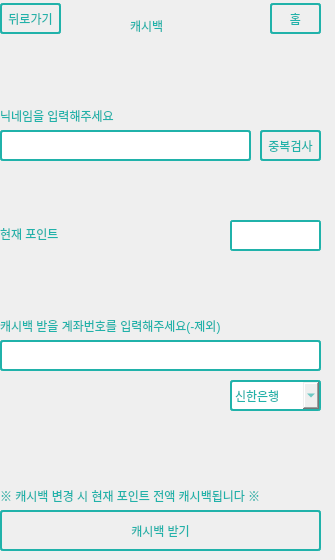
   <widget class="QWidget" name="cashdack_page">
    <widget class="QLabel" name="label_13">
     <property name="geometry">
      <rect>
       <x>130</x>
       <y>10</y>
       <width>61</width>
       <height>31</height>
      </rect>
     </property>
     <property name="styleSheet">
      <string notr="true">font: 700 12pt &quot;맑은 고딕&quot;;
color: rgb(32, 178, 170);</string>
     </property>
     <property name="text">
      <string>캐시백</string>
     </property>
    </widget>
    <widget class="QPushButton" name="home_btn_5">
     <property name="geometry">
      <rect>
       <x>270</x>
       <y>3</y>
       <width>51</width>
       <height>31</height>
      </rect>
     </property>
     <property name="cursor">
      <cursorShape>PointingHandCursor</cursorShape>
     </property>
     <property name="styleSheet">
      <string notr="true">font: 700 9pt &quot;맑은 고딕&quot;;
color: rgb(32, 178, 170);
border-style: solid;
border-width: 2px;
border-color: #20B2AA;
border-radius: 3px;</string>
     </property>
     <property name="text">
      <string>홈</string>
     </property>
    </widget>
    <widget class="QPushButton" name="back_btn_5">
     <property name="geometry">
      <rect>
       <x>0</x>
       <y>3</y>
       <width>61</width>
       <height>31</height>
      </rect>
     </property>
     <property name="cursor">
      <cursorShape>PointingHandCursor</cursorShape>
     </property>
     <property name="styleSheet">
      <string notr="true">font: 700 9pt &quot;맑은 고딕&quot;;
color: rgb(32, 178, 170);
border-style: solid;
border-width: 2px;
border-color: #20B2AA;
border-radius: 3px;</string>
     </property>
     <property name="text">
      <string>뒤로가기</string>
     </property>
    </widget>
    <widget class="QLineEdit" name="cashdack_lineEditN">
     <property name="geometry">
      <rect>
       <x>0</x>
       <y>130</y>
       <width>251</width>
       <height>31</height>
      </rect>
     </property>
     <property name="styleSheet">
      <string notr="true">border-style: solid;
border-width: 2px;
border-color: #20B2AA;
border-radius: 3px;</string>
     </property>
    </widget>
    <widget class="QLabel" name="label_17">
     <property name="geometry">
      <rect>
       <x>0</x>
       <y>100</y>
       <width>131</width>
       <height>31</height>
      </rect>
     </property>
     <property name="styleSheet">
      <string notr="true">font: 700 9pt &quot;맑은 고딕&quot;;
color: rgb(32, 178, 170);
</string>
     </property>
     <property name="text">
      <string>닉네임을 입력해주세요</string>
     </property>
    </widget>
    <widget class="QPushButton" name="cashdack__btnN">
     <property name="geometry">
      <rect>
       <x>260</x>
       <y>130</y>
       <width>61</width>
       <height>31</height>
      </rect>
     </property>
     <property name="cursor">
      <cursorShape>PointingHandCursor</cursorShape>
     </property>
     <property name="styleSheet">
      <string notr="true">font: 700 9pt &quot;맑은 고딕&quot;;
color: rgb(32, 178, 170);
border-style: solid;
border-width: 2px;
border-color: #20B2AA;
border-radius: 3px;</string>
     </property>
     <property name="text">
      <string>중복검사</string>
     </property>
    </widget>
    <widget class="QLabel" name="label_11">
     <property name="geometry">
      <rect>
       <x>0</x>
       <y>226</y>
       <width>81</width>
       <height>16</height>
      </rect>
     </property>
     <property name="styleSheet">
      <string notr="true">font: 700 9pt &quot;맑은 고딕&quot;;
color: rgb(32, 178, 170);
</string>
     </property>
     <property name="text">
      <string>현재 포인트</string>
     </property>
    </widget>
    <widget class="QTextEdit" name="cashdack_point">
     <property name="geometry">
      <rect>
       <x>230</x>
       <y>220</y>
       <width>91</width>
       <height>31</height>
      </rect>
     </property>
     <property name="styleSheet">
      <string notr="true">font: 700 9pt &quot;맑은 고딕&quot;;
color: rgb(32, 178, 170);
border-style: solid;
border-width: 2px;
border-color: #20B2AA;
border-radius: 3px;</string>
     </property>
     <property name="readOnly">
      <bool>true</bool>
     </property>
    </widget>
    <widget class="QLabel" name="label_18">
     <property name="geometry">
      <rect>
       <x>0</x>
       <y>480</y>
       <width>326</width>
       <height>31</height>
      </rect>
     </property>
     <property name="styleSheet">
      <string notr="true">font: 700 9pt &quot;맑은 고딕&quot;;
color: rgb(32, 178, 170);
</string>
     </property>
     <property name="text">
      <string>※ 캐시백 변경 시 현재 포인트 전액 캐시백됩니다 ※</string>
     </property>
    </widget>
    <widget class="QLineEdit" name="cashdack_lineEditB">
     <property name="geometry">
      <rect>
       <x>0</x>
       <y>340</y>
       <width>321</width>
       <height>31</height>
      </rect>
     </property>
     <property name="styleSheet">
      <string notr="true">border-style: solid;
border-width: 2px;
border-color: #20B2AA;
border-radius: 3px;</string>
     </property>
    </widget>
    <widget class="QLabel" name="label_19">
     <property name="geometry">
      <rect>
       <x>0</x>
       <y>310</y>
       <width>251</width>
       <height>31</height>
      </rect>
     </property>
     <property name="styleSheet">
      <string notr="true">font: 700 9pt &quot;맑은 고딕&quot;;
color: rgb(32, 178, 170);
</string>
     </property>
     <property name="text">
      <string>캐시백 받을 계좌번호를 입력해주세요(-제외)</string>
     </property>
    </widget>
    <widget class="QPushButton" name="cashdack_btn">
     <property name="geometry">
      <rect>
       <x>0</x>
       <y>510</y>
       <width>321</width>
       <height>41</height>
      </rect>
     </property>
     <property name="cursor">
      <cursorShape>PointingHandCursor</cursorShape>
     </property>
     <property name="styleSheet">
      <string notr="true">font: 700 9pt &quot;맑은 고딕&quot;;
color: rgb(32, 178, 170);
border-style: solid;
border-width: 2px;
border-color: #20B2AA;
border-radius: 3px;</string>
     </property>
     <property name="text">
      <string>캐시백 받기</string>
     </property>
    </widget>
    <widget class="QComboBox" name="comboBox">
     <property name="geometry">
      <rect>
       <x>230</x>
       <y>380</y>
       <width>91</width>
       <height>31</height>
      </rect>
     </property>
     <property name="cursor">
      <cursorShape>PointingHandCursor</cursorShape>
     </property>
     <property name="styleSheet">
      <string notr="true">font: 700 9pt &quot;맑은 고딕&quot;;
color: rgb(32, 178, 170);
border-style: solid;
border-width: 2px;
border-color: #20B2AA;
border-radius: 3px;</string>
     </property>
     <item>
      <property name="text">
       <string>신한은행</string>
      </property>
     </item>
     <item>
      <property name="text">
       <string>KB국민은행</string>
      </property>
     </item>
     <item>
      <property name="text">
       <string>하나은행</string>
      </property>
     </item>
     <item>
      <property name="text">
       <string>우리은행</string>
      </property>
     </item>
     <item>
      <property name="text">
       <string>NB농협은행</string>
      </property>
     </item>
     <item>
      <property name="text">
       <string>광주은행</string>
      </property>
     </item>
     <item>
      <property name="text">
       <string>대구은행</string>
      </property>
     </item>
     <item>
      <property name="text">
       <string>경남은행</string>
      </property>
     </item>
    </widget>
    <zorder>label_13</zorder>
    <zorder>home_btn_5</zorder>
    <zorder>back_btn_5</zorder>
    <zorder>label_17</zorder>
    <zorder>cashdack__btnN</zorder>
    <zorder>cashdack_lineEditN</zorder>
    <zorder>label_11</zorder>
    <zorder>cashdack_point</zorder>
    <zorder>label_18</zorder>
    <zorder>label_19</zorder>
    <zorder>cashdack_lineEditB</zorder>
    <zorder>cashdack_btn</zorder>
    <zorder>comboBox</zorder>
   </widget>
